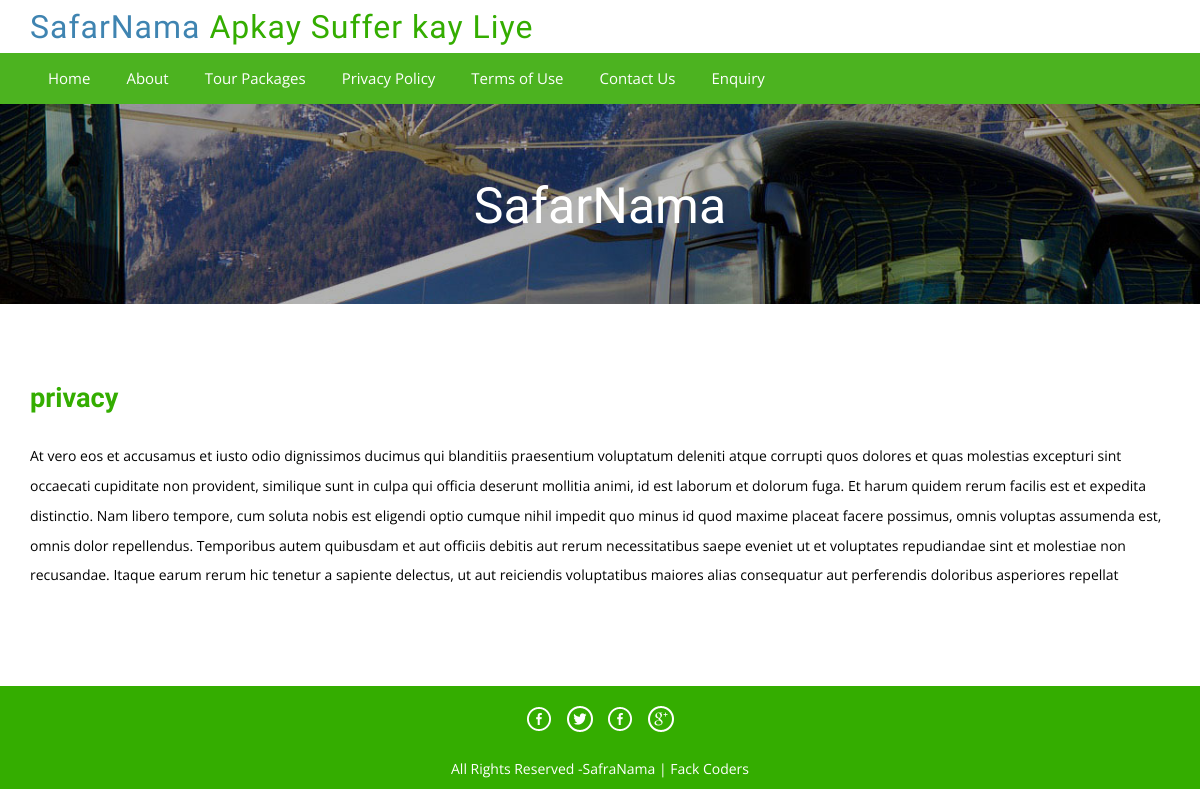
Page /page.php?type=privacy on the earlier database version.
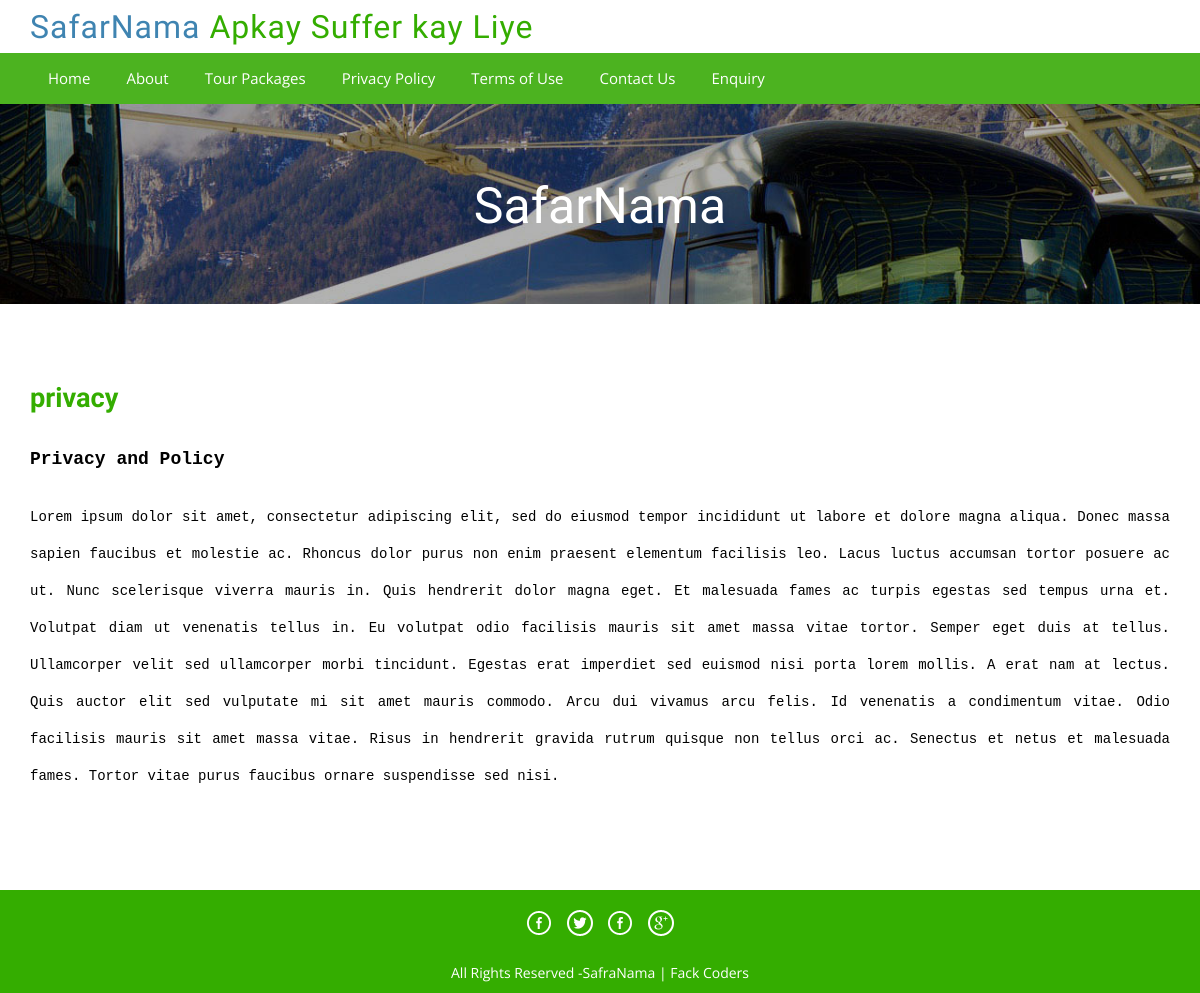
Same page on the later database version.
### tables this page shows
CREATE TABLE `tblpages` (
  `id` int(11) NOT NULL,
  `type` varchar(255) DEFAULT '',
  `detail` longtext DEFAULT NULL
);

### page.php (the view, shortened to what this page needs)
<?php
include('includes/config.php');
?>
<!DOCTYPE HTML>
<html>
<head>
<link href="css/bootstrap.css" rel='stylesheet' type='text/css' />
<link href="css/style.css" rel='stylesheet' type='text/css' />
<link href="css/font-awesome.css" rel="stylesheet">
<link href="css/animate.css" rel="stylesheet" type="text/css" media="all">
</head>
<body>
<div class="top-header">
<?php include('includes/header.php');?>
<div class="banner-1 ">
	<div class="container">
		<h1 class="wow zoomIn animated animated" data-wow-delay=".5s" style="visibility: visible; animation-delay: 0.5s; animation-name: zoomIn;">SafarNama</h1>
	</div>
</div>
<div class="privacy">
	<div class="container">
										<?php
$pagetype=$_GET['type'];
$sql = "SELECT type,detail from tblpages where type=:pagetype";
$query = $dbh -> prepare($sql);
$query->bindParam(':pagetype',$pagetype,PDO::PARAM_STR);
$query->execute();
$results=$query->fetchAll(PDO::FETCH_OBJ);
if($query->rowCount() > 0)
{
foreach($results as $result)
{
?>
		<h3 class="wow fadeInDown animated animated" data-wow-delay=".5s" style="visibility: visible; animation-delay: 0.5s; animation-name: fadeInDown;"><?php 	echo $_GET['type'] ?></h3>
	<p>
	<?php 	echo $result->detail; ?>
	</p>
<?php } }?>
	</div>
</div>
<?php include('includes/footer.php');?>
</body>
</html>

Differences in the rows shown:
changed tblpages: detail "At vero eos et accusamus et iusto odio dignissimos ducimus qui blanditiis praesentium voluptatum deleniti atque corrupti quos dolores et quas molestias excepturi sint occaecati cupiditate non provident, similique sunt in culpa qui officia deserunt mollitia animi, id est laborum et dolorum fuga. Et harum quidem rerum facilis est et expedita distinctio. Nam libero tempore, cum soluta nobis est eligendi optio cumque nihil impedit quo minus id quod maxime placeat facere possimus, omnis voluptas assumenda est, omnis dolor repellendus. Temporibus autem quibusdam et aut officiis debitis aut rerum necessitatibus saepe eveniet ut et voluptates repudiandae sint et molestiae non recusandae. Itaque…" → "Privacy and Policy Lorem ipsum dolor sit amet, consectetur adipiscing elit, sed do eiusmod tempor incididunt ut labore et dolore magna aliqua. Donec massa sapien faucibus et molestie ac. Rhoncus dolor purus non enim praesent elementum facilisis leo. Lacus luctus accumsan tortor posuere ac ut. Nunc scelerisque viverra mauris in. Quis hendrerit dolor magna eget. Et malesuada fames ac turpis egestas sed tempus urna et. Volutpat diam ut venenatis tellus in. Eu volutpat odio facilisis mauris sit amet massa vitae tortor. Semper eget duis at tellus. Ullamcorper velit sed ullamcorper morbi tincidunt. Egestas erat imperdiet sed euismod nisi porta lorem mollis. A erat nam at lectus. Quis auctor elit…"
